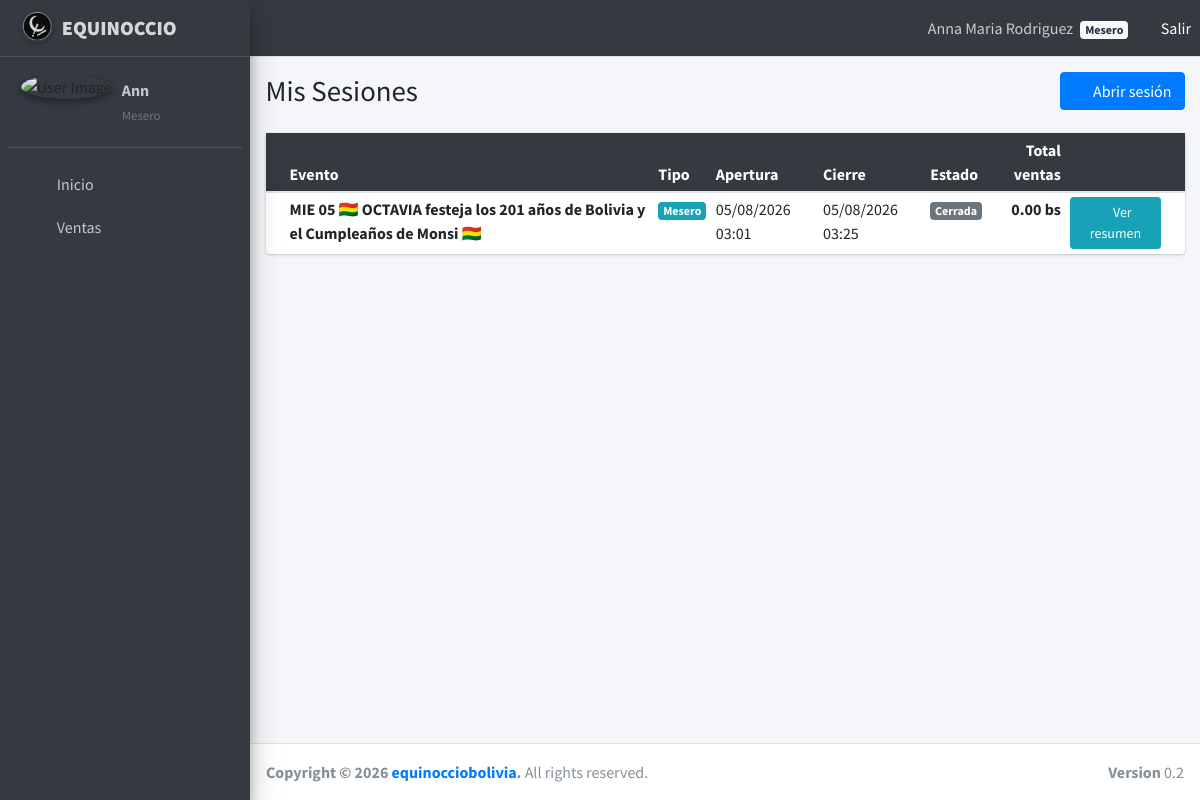
/ventas/ (signed in), run on the app's committed database.
### usuarios/models.py (models this page shows, shortened)
class Usuario(AbstractUser):
    ROL_CHOICES = [
        ('administrador', 'Administrador'),
        ('jefe_barra', 'Jefe de Barra'),
        ('bartender', 'Bartender'),
        ('mesero', 'Mesero'),
    ]
    CI = models.CharField(max_length=20, unique=True, blank=True, null=True)
    rol = models.CharField(
        max_length=50,
        choices=ROL_CHOICES,
        blank=True,
        null=True
    )
    groups = models.ManyToManyField(
        Group,
        related_name='usuarios_user_set',
        blank=True,
    )
    user_permissions = models.ManyToManyField(
        Permission,
        related_name='usuarios_user_set',
        blank=True,
    )
    USERNAME_FIELD = 'username'
    REQUIRED_FIELDS = []
    class Meta:
        verbose_name = 'Usuario'
        verbose_name_plural = 'Usuarios'
    def tiene_acceso_ventas(self):
        return self.rol in ['administrador', 'jefe_barra', 'bartender', 'mesero']
    def tiene_acceso_compras(self):
        return self.rol in ['administrador', 'jefe_barra']
    def tiene_acceso_inventarios(self):
        return self.rol in ['administrador', 'jefe_barra']
    def tiene_acceso_analizador(self):
        return self.rol in ['administrador', 'jefe_barra']
    def tiene_acceso_usuarios(self):
        return self.rol == 'administrador'

### ventas/models.py (models this page shows, shortened)
class SesionTrabajo(models.Model):
    ESTADO_CHOICES = [
        ('abierta', 'Abierta'),
        ('cerrada', 'Cerrada'),
    ]
    usuario = models.ForeignKey(
        'usuarios.Usuario',
        on_delete=models.PROTECT,
        related_name='sesiones_trabajo'
    )
    evento = models.ForeignKey(
        'eventos.Evento',
        on_delete=models.PROTECT,
        related_name='sesiones_trabajo'
    )
    es_barra = models.BooleanField(
        default=False,
        help_text="True si esta sesión corresponde a la barra."
    )
    estado = models.CharField(
        max_length=10,
        choices=ESTADO_CHOICES,
        default='abierta'
    )
    fecha_apertura = models.DateTimeField(default=timezone.now)
    fecha_cierre = models.DateTimeField(null=True, blank=True)
    class Meta:
        verbose_name = "Sesión de trabajo"
        verbose_name_plural = "Sesiones de trabajo"
        unique_together = [['usuario', 'evento']]
        ordering = ['-fecha_apertura']
    @property
    def total_ventas(self):
        return self.comandas.filter(
            estado='entregada'
        ).aggregate(
            total=models.Sum('total')
        )['total'] or Decimal('0')

### eventos/models.py (models this page shows, shortened)
class Evento(models.Model):
    nombre = models.CharField(max_length=255)  # Nombre del evento
    flyer = models.ImageField(upload_to='flyers/', null=True, blank=True)  # Imagen promocional
    banda = models.CharField(max_length=150, null=True, blank=True)  # Artista o banda asociada
    fecha = models.DateTimeField()  # Fecha y hora del evento
    descripcion = models.TextField(null=True, blank=True)  # Descripción más detallada del evento
    cover = models.OneToOneField('eventos.Cover', on_delete=models.CASCADE, related_name='evento_cover', null=True, blank=True)  # Cover asociado
    class Meta:
        verbose_name = 'Evento'
        verbose_name_plural = 'Eventos'

### ventas/views.py (the view)
# urls.py: path('', views.lista_sesiones, name='lista_sesiones'),
@login_required
def lista_sesiones(request):
    sesiones = SesionTrabajo.objects.filter(
        usuario=request.user
    ).select_related('evento').order_by('-fecha_apertura')
    return render(request, 'ventas/lista_sesiones.html', {'sesiones': sesiones})

### ventas/templates/ventas/lista_sesiones.html
{% extends "base.html" %}
{% block content %}
<div class="content-header">
    <div class="container-fluid">
        <div class="row mb-2 align-items-center">
            <div class="col-sm-6">
                <h1 class="m-0">Mis Sesiones</h1>
            </div>
            <div class="col-sm-6 text-right">
                <a href="{% url 'ventas:abrir_sesion' %}" class="btn btn-primary">
                    <i class="fas fa-play mr-1"></i> Abrir sesión
                </a>
            </div>
        </div>
    </div>
</div>
<section class="content">
    <div class="container-fluid">
        <div class="card">
            <div class="card-body p-0">
                <table class="table table-hover table-sm">
                    <thead class="bg-dark text-white">
                        <tr>
                            <th>Evento</th>
                            <th>Tipo</th>
                            <th>Apertura</th>
                            <th>Cierre</th>
                            <th>Estado</th>
                            <th class="text-right">Total ventas</th>
                            <th></th>
                        </tr>
                    </thead>
                    <tbody>
                        {% for sesion in sesiones %}
                        <tr>
                            <td><strong>{{ sesion.evento.nombre }}</strong></td>
                            <td>
                                {% if sesion.es_barra %}
                                <span class="badge badge-dark">Barra</span>
                                {% else %}
                                <span class="badge badge-info">Mesero</span>
                                {% endif %}
                            </td>
                            <td>{{ sesion.fecha_apertura|date:"d/m/Y H:i" }}</td>
                            <td>{{ sesion.fecha_cierre|date:"d/m/Y H:i"|default:"—" }}</td>
                            <td>
                                {% if sesion.estado == 'abierta' %}
                                <span class="badge badge-success">Abierta</span>
                                {% else %}
                                <span class="badge badge-secondary">Cerrada</span>
                                {% endif %}
                            </td>
                            <td class="text-right"><strong>{{ sesion.total_ventas|floatformat:2 }} bs</strong></td>
                            <td>
                                {% if sesion.estado == 'abierta' %}
                                <a href="{% url 'ventas:sesion_activa' sesion.pk %}" class="btn btn-sm btn-success">
                                    <i class="fas fa-arrow-right"></i> Continuar
                                </a>
                                {% else %}
                                <a href="{% url 'ventas:detalle_consolidacion' sesion.consolidacion.pk %}" class="btn btn-sm btn-info">
                                    <i class="fas fa-eye"></i> Ver resumen
                                </a>
                                {% endif %}
                            </td>
                        </tr>
                        {% empty %}
                        <tr>
                            <td colspan="7" class="text-center text-muted py-4">
                                No hay sesiones registradas. <a href="{% url 'ventas:abrir_sesion' %}">Abrir una sesión</a>.
                            </td>
                        </tr>
                        {% endfor %}
                    </tbody>
                </table>
            </div>
        </div>
    </div>
</section>
{% endblock %}

### usuarios/templates/base.html (shortened to what this page needs)
<!DOCTYPE html>
<html lang="en">
<head>
    {% load static %}
    <link rel="stylesheet" href="{% static 'plugins/fontawesome-free/css/all.min.css' %}">
    <link rel="stylesheet" href="https://code.ionicframework.com/ionicons/2.0.1/css/ionicons.min.css">
    <link rel="stylesheet" href="{% static 'plugins/tempusdominus-bootstrap-4/css/tempusdominus-bootstrap-4.min.css' %}">
    <link rel="stylesheet" href="{% static 'plugins/icheck-bootstrap/icheck-bootstrap.min.css' %}">
    <link rel="stylesheet" href="{% static 'plugins/jqvmap/jqvmap.min.css' %}">
    <link rel="stylesheet" href="{% static 'dist/css/adminlte.min.css' %}">
    <link rel="stylesheet" href="{% static 'plugins/overlayScrollbars/css/OverlayScrollbars.min.css' %}">
    <link rel="stylesheet" href="{% static 'plugins/daterangepicker/daterangepicker.css' %}">
    <link rel="stylesheet" href="{% static 'plugins/summernote/summernote-bs4.css' %}">
    <link href="https://cdn.jsdelivr.net/npm/fullcalendar@6.1.15/index.global.min.css" rel="stylesheet">
</head>
<body class="hold-transition sidebar-mini layout-fixed" onload="startTime()">
<div class="wrapper">
    <nav class="main-header navbar navbar-expand navbar-dark">
        <ul class="navbar-nav">
            <li class="nav-item">
                <a class="nav-link" data-widget="pushmenu" href="#" role="button">
                    <i class="fas fa-bars"></i>
                </a>
            </li>
        </ul>
        <ul class="navbar-nav ml-auto">
            {% if user.is_authenticated %}
            <li class="nav-item">
                <span class="nav-link">
                    <i class="fas fa-user-circle mr-1"></i>
                    {{ user.get_full_name|default:user.username }}
                    {% if user.rol %}
                    <span class="badge badge-light ml-1">{{ user.get_rol_display }}</span>
                    {% endif %}
                </span>
            </li>
            <li class="nav-item">
                <form method="post" action="{% url 'usuarios:logout' %}" style="display:inline;">
                    <button type="submit" class="btn btn-link nav-link" style="color:white; padding:0;">
                        <i class="fas fa-sign-out-alt"></i> Salir
                    </button>
                </form>
            </li>
            {% endif %}
        </ul>
    </nav>
    <aside class="main-sidebar sidebar-dark-primary elevation-4">
        <a href="{% url 'usuarios:inicio' %}" class="brand-link">
            <img src="{% static 'img/navba_logo3.png' %}" alt="Logo" class="brand-image img-circle elevation-1" style="opacity:.8">
            <span class="brand-text font-weight-bold"><strong>EQUINOCCIO</strong></span>
        </a>
        <div class="sidebar">
            <div class="user-panel mt-3 pb-3 mb-3 d-flex">
                <div class="image">
                    <img src="{% static 'img/logo_equi.jpg' %}" class="img-circle elevation-2" alt="User Image">
                </div>
                {% if user.is_authenticated %}
                <div class="info">
                    <a href="#" class="d-block font-weight-bold">{{ user.username }}</a>
                    <small class="text-muted">{{ user.get_rol_display|default:"Sin rol" }}</small>
                </div>
                {% endif %}
            </div>
            <nav class="mt-2">
                <ul class="nav nav-pills nav-sidebar flex-column" data-widget="treeview" role="menu" data-accordion="false">
                    <li class="nav-item">
                        <a class="nav-link" href="{% url 'usuarios:inicio' %}">
                            <i class="nav-icon fas fa-home"></i>
                            <p>Inicio</p>
                        </a>
                    </li>
                    {% if user.tiene_acceso_ventas %}
                    <li class="nav-item has-treeview">
                        <a href="#" class="nav-link">
                            <i class="nav-icon fas fa-cash-register"></i>
                            <p>Ventas <i class="right fas fa-angle-left"></i></p>
                        </a>
                    </li>
                    {% endif %}
                </ul>
            </nav>
        </div>
    </aside>
    <div class="content-wrapper">
        {% block content %}
        {% endblock %}
    </div>
    <footer class="main-footer">
        <strong>Copyright &copy; 2026 <a href="https://www.facebook.com/equinocciobolivia">equinocciobolivia</a>.</strong>
        All rights reserved.
        <div class="float-right d-none d-sm-inline-block">
            <b>Version</b> 0.2
        </div>
    </footer>
</div>
</body>
</html>

### data on the page
Usuario: get_full_name "Anna Maria Rodriguez", rol "Mesero", username "Ann"
SesionTrabajo: evento.nombre "MIE 05 🇧🇴 OCTAVIA festeja los 201 años de Bolivia y el Cumpleaños de Monsi 🇧🇴", es_barra "Mesero", fecha_apertura "05/08/2026 03:01", fecha_cierre "05/08/2026 03:25", estado "Cerrada", total_ventas "0.00"
